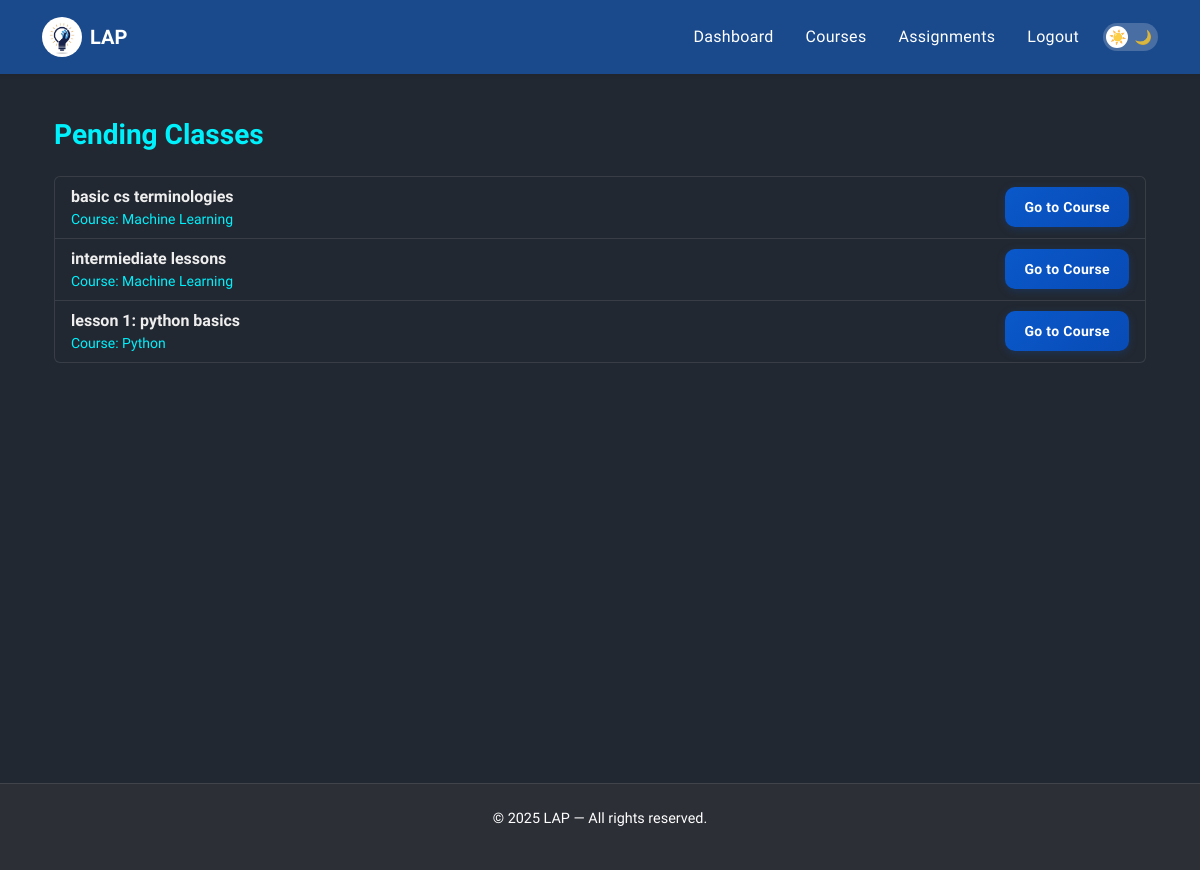
Before: /courses/pending-classes/ (signed in) with the older database file.
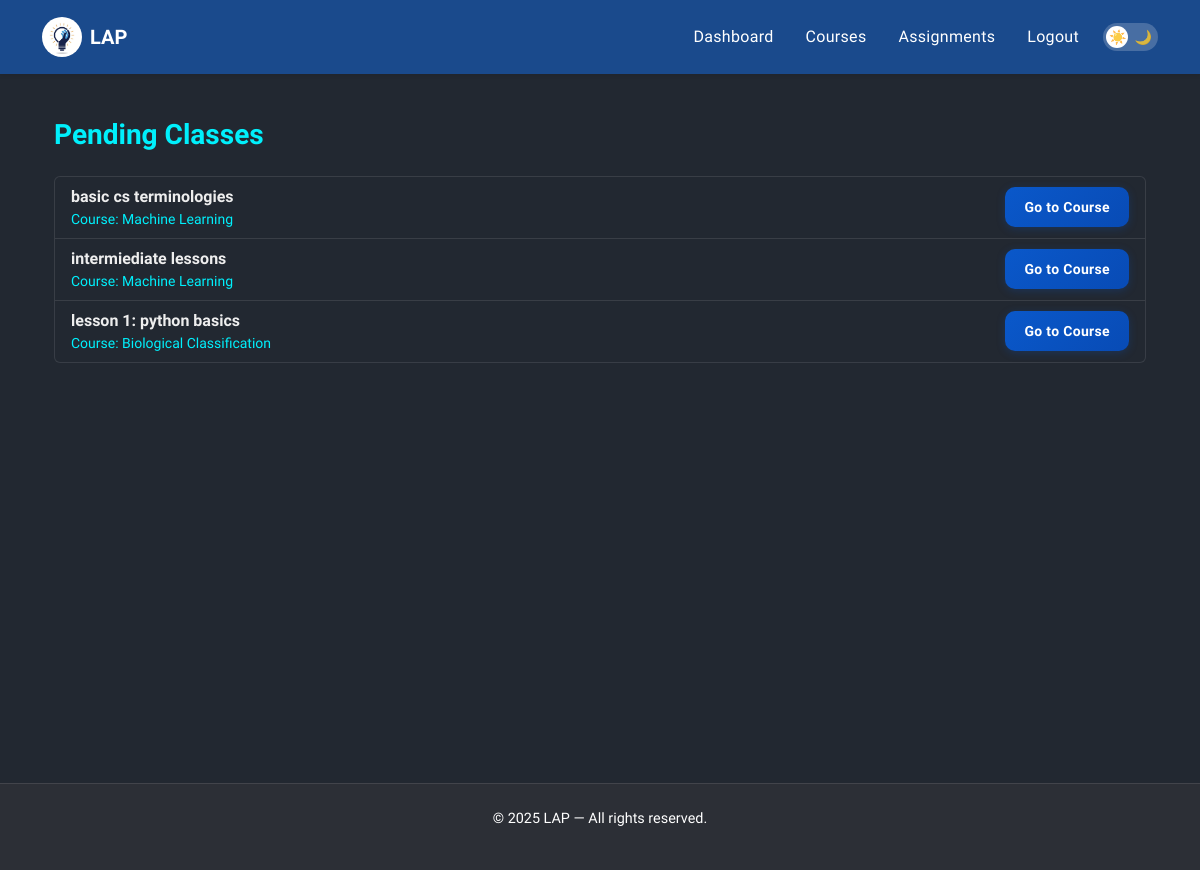
After: the same page with the newer database file.
### courses/models.py (models this page shows, shortened)
class Course(models.Model):
    title = models.CharField(max_length=200)
    description = models.TextField()
    category = models.ForeignKey(Category, on_delete=models.SET_NULL, null=True, blank=True)
    created_by = models.ForeignKey(User, on_delete=models.CASCADE)
    created_at = models.DateTimeField(auto_now_add=True)

class Lesson(models.Model):
    title = models.CharField(max_length=200)
    content = models.TextField()
    video_url = models.URLField(blank=True, null=True)
    course = models.ForeignKey(Course, related_name='lessons', on_delete=models.CASCADE)

### courses/views.py (the view)
# urls.py: path('pending-classes/', views.pending_classes, name='pending_classes'),
@login_required
def pending_classes(request):
    if request.user.profile.is_instructor:
        return HttpResponseForbidden("Instructors cannot access pending classes.")
    enrollments = Enrollment.objects.filter(student=request.user).select_related('course')
    pending_lessons = []
    for enrollment in enrollments:
        completed = enrollment.completed_lessons.values_list('id', flat=True)
        lessons_left = enrollment.course.lessons.exclude(id__in=completed)
        for lesson in lessons_left:
            pending_lessons.append({
                'course': enrollment.course,
                'lesson': lesson,
            })
    return render(request, 'courses/pending_classes.html', {
        'pending_lessons': pending_lessons,
        'page_title': 'Pending Classes',
    })

### courses/context_processors.py (called while the page is built)
def categories(request):
    return {
        'categories': Category.objects.all()
    }

### templates/courses/pending_classes.html
{% extends 'base.html' %}
{% block content %}
<div class="container mt-4">
  <h3 class="mb-4 section-heading fw-bold">Pending Classes</h3>
  {% if pending_lessons %}
  <div class="list-group">
    {% for item in pending_lessons %}
    <div class="list-group-item d-flex justify-content-between align-items-center">
      <div>
        <strong>{{ item.lesson.title }}</strong>
        <p class="section-heading mb-0 small">Course: {{ item.course.title }}</p>
      </div>
      <a href="{% url 'course_detail' item.course.id %}" class="btn btn-sm btn-outline-success">Go to Course</a>
    </div>
    {% endfor %}
  </div>
  {% else %}
  <p class="text-muted">🎉 All caught up! You have no pending classes.</p>
  {% endif %}
</div>
{% endblock %}

Changed rows visible on the page:
changed Course "lesson 1: python basics": course "Python" → "Biological Classification"
